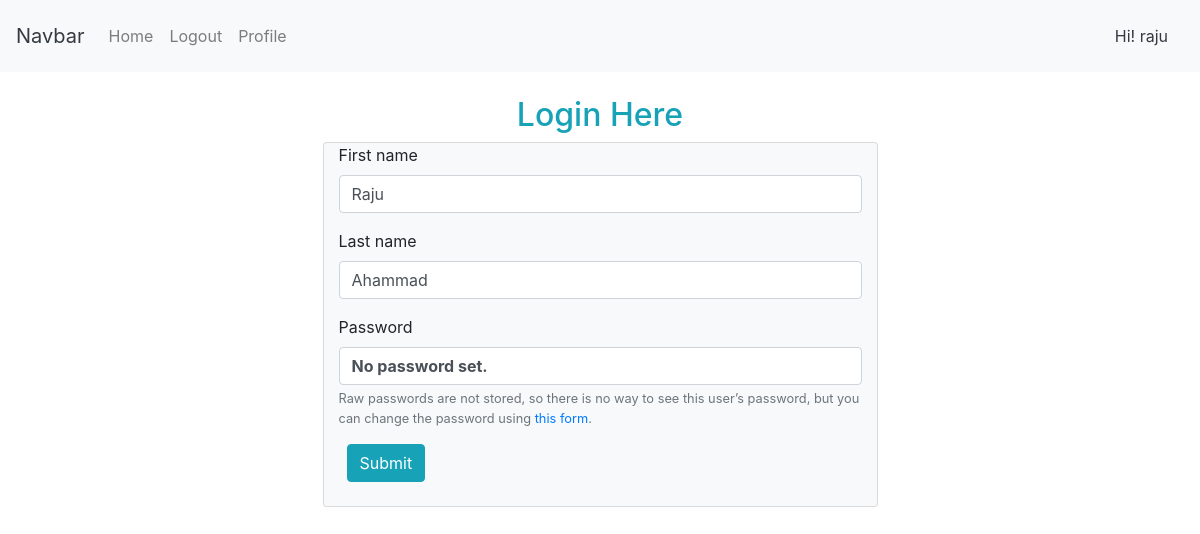
Screenshot of /userprofile/ (signed in) with the database file from the repository.
### profilee/models.py (models this page shows, shortened)
class User(AbstractUser):
    email = models.EmailField(_('email address'), unique=True)
    USERNAME_FIELD = 'email'
    REQUIRED_FIELDS = []
    objects = UserManager()

### profilee/views.py (the view)
# urls.py: path('userprofile/', views.edit, name='userprofile'),
def edit(request):
    if request.method == 'POST':
        form = UserUpdateForm(request.POST, instance=request.user)
        fields = ('username',)
        if form.is_valid():
            form.save()
            return redirect('profile')
    else:
        form = UserUpdateForm(instance=request.user)
        args = {'form' : form}
        return render(request, 'registration/login.html', args)

### profilee/forms.py
class UserUpdateForm(UserChangeForm):
    class Meta:
        model = User
        exclude = ('username' ,)
        fields = ['username', 'first_name', 'last_name',]

### templates/registration/login.html (shortened to what this page needs)
{% extends 'base.html' %}
{% load crispy_forms_tags %}
{% block content %}
<br>
<div class="container">
  <div class="text-center">
    <h2 class="text-info">Login Here </h2>
  </div>
  <div class="card bg-light " style="margin: auto; width: 50%;">
    <div class="container">
      <div class="form">
        <form class="" action="" method="post">
          {{ form|crispy }}
          <button class="btn btn-info ml-2" type="submit" name="button">Submit</button>
        </form>
      </div>
      <br>
    </div>
  </div>
</div>
</div>
<br>
{% endblock  %}

### templates/base.html (shortened to what this page needs)
<!doctype html>
<html lang="en">
  <head>
    <link rel="stylesheet" href="https://stackpath.bootstrapcdn.com/bootstrap/4.2.1/css/bootstrap.min.css">
  </head>
  <body>
    <div class="">
  <nav class="navbar navbar-expand-lg navbar-light bg-light">
    <a class="navbar-brand text-dark" href="{% url 'home' %}">Navbar</a>
    <div class="collapse navbar-collapse" id="navbarText">
      <ul class="navbar-nav mr-auto">
        <li  class="{% if request.resolver_match.url_name == "home" %}active{% endif %}">
          <a class="nav-link" href="{% url 'home' %}">Home <span class="sr-only">(current)</span></a>
        </li>
        {% if user.is_authenticated %}
        <li class="{% if request.resolver_match.url_name == "logout" %}active{% endif %}">
          <a class="nav-link" href="{% url 'logout' %}">Logout </a>
        </li>
        {% else %}
        <li class="nav-item ">
          <a class="nav-link " href="{% url 'login' %}">Login <span class="sr-only"></span></a>
        </li>
        {% endif %}
        <li class="{% if request.resolver_match.url_name == "profile" %}active{% endif %}">
          <a class="nav-link " href="{% url 'profile' %}">Profile </a>
        </li>
      </ul>
      <span class="navbar-text">
        <a class="nav-link text-dark" href="{% url 'profile' %}">Hi! {{  user.username }} </a>
      </span>
    </div>
  </nav>
  <div class="">
    {% block content %}
    {% endblock %}
  </div>
  </body>
</html>

### rows the page displays
User: username "raju", first_name "Raju", last_name "Ahammad"
